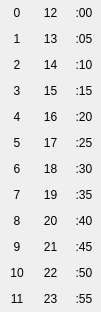
<?xml version="1.0" encoding="UTF-8"?>
<ui version="4.0">
 <class>PopupTime</class>
 <widget class="QWidget" name="PopupTime">
  <property name="geometry">
   <rect>
    <x>0</x>
    <y>0</y>
    <width>101</width>
    <height>312</height>
   </rect>
  </property>
  <property name="contextMenuPolicy">
   <enum>Qt::NoContextMenu</enum>
  </property>
  <property name="windowTitle">
   <string>Time</string>
  </property>
  <layout class="QGridLayout" name="gridLayout">
   <property name="margin">
    <number>0</number>
   </property>
   <property name="spacing">
    <number>0</number>
   </property>
   <item row="0" column="0">
    <widget class="QToolButton" name="prevMonth">
     <property name="sizePolicy">
      <sizepolicy hsizetype="Expanding" vsizetype="Expanding">
       <horstretch>0</horstretch>
       <verstretch>0</verstretch>
      </sizepolicy>
     </property>
     <property name="focusPolicy">
      <enum>Qt::NoFocus</enum>
     </property>
     <property name="toolTip">
      <string>Previous month</string>
     </property>
     <property name="text">
      <string>0</string>
     </property>
     <property name="autoRepeat">
      <bool>false</bool>
     </property>
     <property name="autoRepeatDelay">
      <number>300</number>
     </property>
     <property name="autoRepeatInterval">
      <number>100</number>
     </property>
     <property name="toolButtonStyle">
      <enum>Qt::ToolButtonTextOnly</enum>
     </property>
     <property name="autoRaise">
      <bool>true</bool>
     </property>
     <property name="arrowType">
      <enum>Qt::LeftArrow</enum>
     </property>
    </widget>
   </item>
   <item row="0" column="1">
    <widget class="QToolButton" name="prevMonth_14">
     <property name="sizePolicy">
      <sizepolicy hsizetype="Expanding" vsizetype="Expanding">
       <horstretch>0</horstretch>
       <verstretch>0</verstretch>
      </sizepolicy>
     </property>
     <property name="focusPolicy">
      <enum>Qt::NoFocus</enum>
     </property>
     <property name="toolTip">
      <string>Previous month</string>
     </property>
     <property name="text">
      <string>12</string>
     </property>
     <property name="autoRepeat">
      <bool>false</bool>
     </property>
     <property name="autoRepeatDelay">
      <number>300</number>
     </property>
     <property name="autoRepeatInterval">
      <number>100</number>
     </property>
     <property name="toolButtonStyle">
      <enum>Qt::ToolButtonTextOnly</enum>
     </property>
     <property name="autoRaise">
      <bool>true</bool>
     </property>
     <property name="arrowType">
      <enum>Qt::LeftArrow</enum>
     </property>
    </widget>
   </item>
   <item row="0" column="2">
    <widget class="QToolButton" name="prevMonth_33">
     <property name="sizePolicy">
      <sizepolicy hsizetype="Expanding" vsizetype="Expanding">
       <horstretch>0</horstretch>
       <verstretch>0</verstretch>
      </sizepolicy>
     </property>
     <property name="focusPolicy">
      <enum>Qt::NoFocus</enum>
     </property>
     <property name="toolTip">
      <string>Previous month</string>
     </property>
     <property name="text">
      <string>:00</string>
     </property>
     <property name="autoRepeat">
      <bool>false</bool>
     </property>
     <property name="autoRepeatDelay">
      <number>300</number>
     </property>
     <property name="autoRepeatInterval">
      <number>100</number>
     </property>
     <property name="toolButtonStyle">
      <enum>Qt::ToolButtonTextOnly</enum>
     </property>
     <property name="autoRaise">
      <bool>true</bool>
     </property>
     <property name="arrowType">
      <enum>Qt::LeftArrow</enum>
     </property>
    </widget>
   </item>
   <item row="1" column="0">
    <widget class="QToolButton" name="prevMonth_2">
     <property name="sizePolicy">
      <sizepolicy hsizetype="Expanding" vsizetype="Expanding">
       <horstretch>0</horstretch>
       <verstretch>0</verstretch>
      </sizepolicy>
     </property>
     <property name="focusPolicy">
      <enum>Qt::NoFocus</enum>
     </property>
     <property name="toolTip">
      <string>Previous month</string>
     </property>
     <property name="text">
      <string>1</string>
     </property>
     <property name="autoRepeat">
      <bool>false</bool>
     </property>
     <property name="autoRepeatDelay">
      <number>300</number>
     </property>
     <property name="autoRepeatInterval">
      <number>100</number>
     </property>
     <property name="toolButtonStyle">
      <enum>Qt::ToolButtonTextOnly</enum>
     </property>
     <property name="autoRaise">
      <bool>true</bool>
     </property>
     <property name="arrowType">
      <enum>Qt::LeftArrow</enum>
     </property>
    </widget>
   </item>
   <item row="1" column="1">
    <widget class="QToolButton" name="prevMonth_21">
     <property name="sizePolicy">
      <sizepolicy hsizetype="Expanding" vsizetype="Expanding">
       <horstretch>0</horstretch>
       <verstretch>0</verstretch>
      </sizepolicy>
     </property>
     <property name="focusPolicy">
      <enum>Qt::NoFocus</enum>
     </property>
     <property name="toolTip">
      <string>Previous month</string>
     </property>
     <property name="text">
      <string>13</string>
     </property>
     <property name="autoRepeat">
      <bool>false</bool>
     </property>
     <property name="autoRepeatDelay">
      <number>300</number>
     </property>
     <property name="autoRepeatInterval">
      <number>100</number>
     </property>
     <property name="toolButtonStyle">
      <enum>Qt::ToolButtonTextOnly</enum>
     </property>
     <property name="autoRaise">
      <bool>true</bool>
     </property>
     <property name="arrowType">
      <enum>Qt::LeftArrow</enum>
     </property>
    </widget>
   </item>
   <item row="1" column="2">
    <widget class="QToolButton" name="prevMonth_30">
     <property name="sizePolicy">
      <sizepolicy hsizetype="Expanding" vsizetype="Expanding">
       <horstretch>0</horstretch>
       <verstretch>0</verstretch>
      </sizepolicy>
     </property>
     <property name="focusPolicy">
      <enum>Qt::NoFocus</enum>
     </property>
     <property name="toolTip">
      <string>Previous month</string>
     </property>
     <property name="text">
      <string>:05</string>
     </property>
     <property name="autoRepeat">
      <bool>false</bool>
     </property>
     <property name="autoRepeatDelay">
      <number>300</number>
     </property>
     <property name="autoRepeatInterval">
      <number>100</number>
     </property>
     <property name="toolButtonStyle">
      <enum>Qt::ToolButtonTextOnly</enum>
     </property>
     <property name="autoRaise">
      <bool>true</bool>
     </property>
     <property name="arrowType">
      <enum>Qt::LeftArrow</enum>
     </property>
    </widget>
   </item>
   <item row="2" column="0">
    <widget class="QToolButton" name="prevMonth_3">
     <property name="sizePolicy">
      <sizepolicy hsizetype="Expanding" vsizetype="Expanding">
       <horstretch>0</horstretch>
       <verstretch>0</verstretch>
      </sizepolicy>
     </property>
     <property name="focusPolicy">
      <enum>Qt::NoFocus</enum>
     </property>
     <property name="toolTip">
      <string>Previous month</string>
     </property>
     <property name="text">
      <string>2</string>
     </property>
     <property name="autoRepeat">
      <bool>false</bool>
     </property>
     <property name="autoRepeatDelay">
      <number>300</number>
     </property>
     <property name="autoRepeatInterval">
      <number>100</number>
     </property>
     <property name="toolButtonStyle">
      <enum>Qt::ToolButtonTextOnly</enum>
     </property>
     <property name="autoRaise">
      <bool>true</bool>
     </property>
     <property name="arrowType">
      <enum>Qt::LeftArrow</enum>
     </property>
    </widget>
   </item>
   <item row="2" column="1">
    <widget class="QToolButton" name="prevMonth_19">
     <property name="sizePolicy">
      <sizepolicy hsizetype="Expanding" vsizetype="Expanding">
       <horstretch>0</horstretch>
       <verstretch>0</verstretch>
      </sizepolicy>
     </property>
     <property name="focusPolicy">
      <enum>Qt::NoFocus</enum>
     </property>
     <property name="toolTip">
      <string>Previous month</string>
     </property>
     <property name="text">
      <string>14</string>
     </property>
     <property name="autoRepeat">
      <bool>false</bool>
     </property>
     <property name="autoRepeatDelay">
      <number>300</number>
     </property>
     <property name="autoRepeatInterval">
      <number>100</number>
     </property>
     <property name="toolButtonStyle">
      <enum>Qt::ToolButtonTextOnly</enum>
     </property>
     <property name="autoRaise">
      <bool>true</bool>
     </property>
     <property name="arrowType">
      <enum>Qt::LeftArrow</enum>
     </property>
    </widget>
   </item>
   <item row="2" column="2">
    <widget class="QToolButton" name="prevMonth_31">
     <property name="sizePolicy">
      <sizepolicy hsizetype="Expanding" vsizetype="Expanding">
       <horstretch>0</horstretch>
       <verstretch>0</verstretch>
      </sizepolicy>
     </property>
     <property name="focusPolicy">
      <enum>Qt::NoFocus</enum>
     </property>
     <property name="toolTip">
      <string>Previous month</string>
     </property>
     <property name="text">
      <string>:10</string>
     </property>
     <property name="autoRepeat">
      <bool>false</bool>
     </property>
     <property name="autoRepeatDelay">
      <number>300</number>
     </property>
     <property name="autoRepeatInterval">
      <number>100</number>
     </property>
     <property name="toolButtonStyle">
      <enum>Qt::ToolButtonTextOnly</enum>
     </property>
     <property name="autoRaise">
      <bool>true</bool>
     </property>
     <property name="arrowType">
      <enum>Qt::LeftArrow</enum>
     </property>
    </widget>
   </item>
   <item row="3" column="0">
    <widget class="QToolButton" name="prevMonth_4">
     <property name="sizePolicy">
      <sizepolicy hsizetype="Expanding" vsizetype="Expanding">
       <horstretch>0</horstretch>
       <verstretch>0</verstretch>
      </sizepolicy>
     </property>
     <property name="focusPolicy">
      <enum>Qt::NoFocus</enum>
     </property>
     <property name="toolTip">
      <string>Previous month</string>
     </property>
     <property name="text">
      <string>3</string>
     </property>
     <property name="autoRepeat">
      <bool>false</bool>
     </property>
     <property name="autoRepeatDelay">
      <number>300</number>
     </property>
     <property name="autoRepeatInterval">
      <number>100</number>
     </property>
     <property name="toolButtonStyle">
      <enum>Qt::ToolButtonTextOnly</enum>
     </property>
     <property name="autoRaise">
      <bool>true</bool>
     </property>
     <property name="arrowType">
      <enum>Qt::LeftArrow</enum>
     </property>
    </widget>
   </item>
   <item row="3" column="1">
    <widget class="QToolButton" name="prevMonth_22">
     <property name="sizePolicy">
      <sizepolicy hsizetype="Expanding" vsizetype="Expanding">
       <horstretch>0</horstretch>
       <verstretch>0</verstretch>
      </sizepolicy>
     </property>
     <property name="focusPolicy">
      <enum>Qt::NoFocus</enum>
     </property>
     <property name="toolTip">
      <string>Previous month</string>
     </property>
     <property name="text">
      <string>15</string>
     </property>
     <property name="autoRepeat">
      <bool>false</bool>
     </property>
     <property name="autoRepeatDelay">
      <number>300</number>
     </property>
     <property name="autoRepeatInterval">
      <number>100</number>
     </property>
     <property name="toolButtonStyle">
      <enum>Qt::ToolButtonTextOnly</enum>
     </property>
     <property name="autoRaise">
      <bool>true</bool>
     </property>
     <property name="arrowType">
      <enum>Qt::LeftArrow</enum>
     </property>
    </widget>
   </item>
   <item row="3" column="2">
    <widget class="QToolButton" name="prevMonth_36">
     <property name="sizePolicy">
      <sizepolicy hsizetype="Expanding" vsizetype="Expanding">
       <horstretch>0</horstretch>
       <verstretch>0</verstretch>
      </sizepolicy>
     </property>
     <property name="focusPolicy">
      <enum>Qt::NoFocus</enum>
     </property>
     <property name="toolTip">
      <string>Previous month</string>
     </property>
     <property name="text">
      <string>:15</string>
     </property>
     <property name="autoRepeat">
      <bool>false</bool>
     </property>
     <property name="autoRepeatDelay">
      <number>300</number>
     </property>
     <property name="autoRepeatInterval">
      <number>100</number>
     </property>
     <property name="toolButtonStyle">
      <enum>Qt::ToolButtonTextOnly</enum>
     </property>
     <property name="autoRaise">
      <bool>true</bool>
     </property>
     <property name="arrowType">
      <enum>Qt::LeftArrow</enum>
     </property>
    </widget>
   </item>
   <item row="4" column="0">
    <widget class="QToolButton" name="prevMonth_5">
     <property name="sizePolicy">
      <sizepolicy hsizetype="Expanding" vsizetype="Expanding">
       <horstretch>0</horstretch>
       <verstretch>0</verstretch>
      </sizepolicy>
     </property>
     <property name="focusPolicy">
      <enum>Qt::NoFocus</enum>
     </property>
     <property name="toolTip">
      <string>Previous month</string>
     </property>
     <property name="text">
      <string>4</string>
     </property>
     <property name="autoRepeat">
      <bool>false</bool>
     </property>
     <property name="autoRepeatDelay">
      <number>300</number>
     </property>
     <property name="autoRepeatInterval">
      <number>100</number>
     </property>
     <property name="toolButtonStyle">
      <enum>Qt::ToolButtonTextOnly</enum>
     </property>
     <property name="autoRaise">
      <bool>true</bool>
     </property>
     <property name="arrowType">
      <enum>Qt::LeftArrow</enum>
     </property>
    </widget>
   </item>
   <item row="4" column="1">
    <widget class="QToolButton" name="prevMonth_20">
     <property name="sizePolicy">
      <sizepolicy hsizetype="Expanding" vsizetype="Expanding">
       <horstretch>0</horstretch>
       <verstretch>0</verstretch>
      </sizepolicy>
     </property>
     <property name="focusPolicy">
      <enum>Qt::NoFocus</enum>
     </property>
     <property name="toolTip">
      <string>Previous month</string>
     </property>
     <property name="text">
      <string>16</string>
     </property>
     <property name="autoRepeat">
      <bool>false</bool>
     </property>
     <property name="autoRepeatDelay">
      <number>300</number>
     </property>
     <property name="autoRepeatInterval">
      <number>100</number>
     </property>
     <property name="toolButtonStyle">
      <enum>Qt::ToolButtonTextOnly</enum>
     </property>
     <property name="autoRaise">
      <bool>true</bool>
     </property>
     <property name="arrowType">
      <enum>Qt::LeftArrow</enum>
     </property>
    </widget>
   </item>
   <item row="4" column="2">
    <widget class="QToolButton" name="prevMonth_37">
     <property name="sizePolicy">
      <sizepolicy hsizetype="Expanding" vsizetype="Expanding">
       <horstretch>0</horstretch>
       <verstretch>0</verstretch>
      </sizepolicy>
     </property>
     <property name="focusPolicy">
      <enum>Qt::NoFocus</enum>
     </property>
     <property name="toolTip">
      <string>Previous month</string>
     </property>
     <property name="text">
      <string>:20</string>
     </property>
     <property name="autoRepeat">
      <bool>false</bool>
     </property>
     <property name="autoRepeatDelay">
      <number>300</number>
     </property>
     <property name="autoRepeatInterval">
      <number>100</number>
     </property>
     <property name="toolButtonStyle">
      <enum>Qt::ToolButtonTextOnly</enum>
     </property>
     <property name="autoRaise">
      <bool>true</bool>
     </property>
     <property name="arrowType">
      <enum>Qt::LeftArrow</enum>
     </property>
    </widget>
   </item>
   <item row="5" column="0">
    <widget class="QToolButton" name="prevMonth_6">
     <property name="sizePolicy">
      <sizepolicy hsizetype="Expanding" vsizetype="Expanding">
       <horstretch>0</horstretch>
       <verstretch>0</verstretch>
      </sizepolicy>
     </property>
     <property name="focusPolicy">
      <enum>Qt::NoFocus</enum>
     </property>
     <property name="toolTip">
      <string>Previous month</string>
     </property>
     <property name="text">
      <string>5</string>
     </property>
     <property name="autoRepeat">
      <bool>false</bool>
     </property>
     <property name="autoRepeatDelay">
      <number>300</number>
     </property>
     <property name="autoRepeatInterval">
      <number>100</number>
     </property>
     <property name="toolButtonStyle">
      <enum>Qt::ToolButtonTextOnly</enum>
     </property>
     <property name="autoRaise">
      <bool>true</bool>
     </property>
     <property name="arrowType">
      <enum>Qt::LeftArrow</enum>
     </property>
    </widget>
   </item>
   <item row="5" column="1">
    <widget class="QToolButton" name="prevMonth_25">
     <property name="sizePolicy">
      <sizepolicy hsizetype="Expanding" vsizetype="Expanding">
       <horstretch>0</horstretch>
       <verstretch>0</verstretch>
      </sizepolicy>
     </property>
     <property name="focusPolicy">
      <enum>Qt::NoFocus</enum>
     </property>
     <property name="toolTip">
      <string>Previous month</string>
     </property>
     <property name="text">
      <string>17</string>
     </property>
     <property name="autoRepeat">
      <bool>false</bool>
     </property>
     <property name="autoRepeatDelay">
      <number>300</number>
     </property>
     <property name="autoRepeatInterval">
      <number>100</number>
     </property>
     <property name="toolButtonStyle">
      <enum>Qt::ToolButtonTextOnly</enum>
     </property>
     <property name="autoRaise">
      <bool>true</bool>
     </property>
     <property name="arrowType">
      <enum>Qt::LeftArrow</enum>
     </property>
    </widget>
   </item>
   <item row="5" column="2">
    <widget class="QToolButton" name="prevMonth_34">
     <property name="sizePolicy">
      <sizepolicy hsizetype="Expanding" vsizetype="Expanding">
       <horstretch>0</horstretch>
       <verstretch>0</verstretch>
      </sizepolicy>
     </property>
     <property name="focusPolicy">
      <enum>Qt::NoFocus</enum>
     </property>
     <property name="toolTip">
      <string>Previous month</string>
     </property>
     <property name="text">
      <string>:25</string>
     </property>
     <property name="autoRepeat">
      <bool>false</bool>
     </property>
     <property name="autoRepeatDelay">
      <number>300</number>
     </property>
     <property name="autoRepeatInterval">
      <number>100</number>
     </property>
     <property name="toolButtonStyle">
      <enum>Qt::ToolButtonTextOnly</enum>
     </property>
     <property name="autoRaise">
      <bool>true</bool>
     </property>
     <property name="arrowType">
      <enum>Qt::LeftArrow</enum>
     </property>
    </widget>
   </item>
   <item row="6" column="0">
    <widget class="QToolButton" name="prevMonth_7">
     <property name="sizePolicy">
      <sizepolicy hsizetype="Expanding" vsizetype="Expanding">
       <horstretch>0</horstretch>
       <verstretch>0</verstretch>
      </sizepolicy>
     </property>
     <property name="focusPolicy">
      <enum>Qt::NoFocus</enum>
     </property>
     <property name="toolTip">
      <string>Previous month</string>
     </property>
     <property name="text">
      <string>6</string>
     </property>
     <property name="autoRepeat">
      <bool>false</bool>
     </property>
     <property name="autoRepeatDelay">
      <number>300</number>
     </property>
     <property name="autoRepeatInterval">
      <number>100</number>
     </property>
     <property name="toolButtonStyle">
      <enum>Qt::ToolButtonTextOnly</enum>
     </property>
     <property name="autoRaise">
      <bool>true</bool>
     </property>
     <property name="arrowType">
      <enum>Qt::LeftArrow</enum>
     </property>
    </widget>
   </item>
   <item row="6" column="1">
    <widget class="QToolButton" name="prevMonth_23">
     <property name="sizePolicy">
      <sizepolicy hsizetype="Expanding" vsizetype="Expanding">
       <horstretch>0</horstretch>
       <verstretch>0</verstretch>
      </sizepolicy>
     </property>
     <property name="focusPolicy">
      <enum>Qt::NoFocus</enum>
     </property>
     <property name="toolTip">
      <string>Previous month</string>
     </property>
     <property name="text">
      <string>18</string>
     </property>
     <property name="autoRepeat">
      <bool>false</bool>
     </property>
     <property name="autoRepeatDelay">
      <number>300</number>
     </property>
     <property name="autoRepeatInterval">
      <number>100</number>
     </property>
     <property name="toolButtonStyle">
      <enum>Qt::ToolButtonTextOnly</enum>
     </property>
     <property name="autoRaise">
      <bool>true</bool>
     </property>
     <property name="arrowType">
      <enum>Qt::LeftArrow</enum>
     </property>
    </widget>
   </item>
   <item row="6" column="2">
    <widget class="QToolButton" name="prevMonth_38">
     <property name="sizePolicy">
      <sizepolicy hsizetype="Expanding" vsizetype="Expanding">
       <horstretch>0</horstretch>
       <verstretch>0</verstretch>
      </sizepolicy>
     </property>
     <property name="focusPolicy">
      <enum>Qt::NoFocus</enum>
     </property>
     <property name="toolTip">
      <string>Previous month</string>
     </property>
     <property name="text">
      <string>:30</string>
     </property>
     <property name="autoRepeat">
      <bool>false</bool>
     </property>
     <property name="autoRepeatDelay">
      <number>300</number>
     </property>
     <property name="autoRepeatInterval">
      <number>100</number>
     </property>
     <property name="toolButtonStyle">
      <enum>Qt::ToolButtonTextOnly</enum>
     </property>
     <property name="autoRaise">
      <bool>true</bool>
     </property>
     <property name="arrowType">
      <enum>Qt::LeftArrow</enum>
     </property>
    </widget>
   </item>
   <item row="7" column="0">
    <widget class="QToolButton" name="prevMonth_8">
     <property name="sizePolicy">
      <sizepolicy hsizetype="Expanding" vsizetype="Expanding">
       <horstretch>0</horstretch>
       <verstretch>0</verstretch>
      </sizepolicy>
     </property>
     <property name="focusPolicy">
      <enum>Qt::NoFocus</enum>
     </property>
     <property name="toolTip">
      <string>Previous month</string>
     </property>
     <property name="text">
      <string>7</string>
     </property>
     <property name="autoRepeat">
      <bool>false</bool>
     </property>
     <property name="autoRepeatDelay">
      <number>300</number>
     </property>
     <property name="autoRepeatInterval">
      <number>100</number>
     </property>
     <property name="toolButtonStyle">
      <enum>Qt::ToolButtonTextOnly</enum>
     </property>
     <property name="autoRaise">
      <bool>true</bool>
     </property>
     <property name="arrowType">
      <enum>Qt::LeftArrow</enum>
     </property>
    </widget>
   </item>
   <item row="7" column="1">
    <widget class="QToolButton" name="prevMonth_26">
     <property name="sizePolicy">
      <sizepolicy hsizetype="Expanding" vsizetype="Expanding">
       <horstretch>0</horstretch>
       <verstretch>0</verstretch>
      </sizepolicy>
     </property>
     <property name="focusPolicy">
      <enum>Qt::NoFocus</enum>
     </property>
     <property name="toolTip">
      <string>Previous month</string>
     </property>
     <property name="text">
      <string>19</string>
     </property>
     <property name="autoRepeat">
      <bool>false</bool>
     </property>
     <property name="autoRepeatDelay">
      <number>300</number>
     </property>
     <property name="autoRepeatInterval">
      <number>100</number>
     </property>
     <property name="toolButtonStyle">
      <enum>Qt::ToolButtonTextOnly</enum>
     </property>
     <property name="autoRaise">
      <bool>true</bool>
     </property>
     <property name="arrowType">
      <enum>Qt::LeftArrow</enum>
     </property>
    </widget>
   </item>
   <item row="7" column="2">
    <widget class="QToolButton" name="prevMonth_28">
     <property name="sizePolicy">
      <sizepolicy hsizetype="Expanding" vsizetype="Expanding">
       <horstretch>0</horstretch>
       <verstretch>0</verstretch>
      </sizepolicy>
     </property>
     <property name="focusPolicy">
      <enum>Qt::NoFocus</enum>
     </property>
     <property name="toolTip">
      <string>Previous month</string>
     </property>
     <property name="text">
      <string>:35</string>
     </property>
     <property name="autoRepeat">
      <bool>false</bool>
     </property>
     <property name="autoRepeatDelay">
      <number>300</number>
     </property>
     <property name="autoRepeatInterval">
      <number>100</number>
     </property>
     <property name="toolButtonStyle">
      <enum>Qt::ToolButtonTextOnly</enum>
     </property>
     <property name="autoRaise">
      <bool>true</bool>
     </property>
     <property name="arrowType">
      <enum>Qt::LeftArrow</enum>
     </property>
    </widget>
   </item>
   <item row="8" column="0">
    <widget class="QToolButton" name="prevMonth_9">
     <property name="sizePolicy">
      <sizepolicy hsizetype="Expanding" vsizetype="Expanding">
       <horstretch>0</horstretch>
       <verstretch>0</verstretch>
      </sizepolicy>
     </property>
     <property name="focusPolicy">
      <enum>Qt::NoFocus</enum>
     </property>
     <property name="toolTip">
      <string>Previous month</string>
     </property>
     <property name="text">
      <string>8</string>
     </property>
     <property name="autoRepeat">
      <bool>false</bool>
     </property>
     <property name="autoRepeatDelay">
      <number>300</number>
     </property>
     <property name="autoRepeatInterval">
      <number>100</number>
     </property>
     <property name="toolButtonStyle">
      <enum>Qt::ToolButtonTextOnly</enum>
     </property>
     <property name="autoRaise">
      <bool>true</bool>
     </property>
     <property name="arrowType">
      <enum>Qt::LeftArrow</enum>
     </property>
    </widget>
   </item>
   <item row="8" column="1">
    <widget class="QToolButton" name="prevMonth_16">
     <property name="sizePolicy">
      <sizepolicy hsizetype="Expanding" vsizetype="Expanding">
       <horstretch>0</horstretch>
       <verstretch>0</verstretch>
      </sizepolicy>
     </property>
     <property name="focusPolicy">
      <enum>Qt::NoFocus</enum>
     </property>
     <property name="toolTip">
      <string>Previous month</string>
     </property>
     <property name="text">
      <string>20</string>
     </property>
     <property name="autoRepeat">
      <bool>false</bool>
     </property>
     <property name="autoRepeatDelay">
      <number>300</number>
     </property>
     <property name="autoRepeatInterval">
      <number>100</number>
     </property>
     <property name="toolButtonStyle">
      <enum>Qt::ToolButtonTextOnly</enum>
     </property>
     <property name="autoRaise">
      <bool>true</bool>
     </property>
     <property name="arrowType">
      <enum>Qt::LeftArrow</enum>
     </property>
    </widget>
   </item>
   <item row="8" column="2">
    <widget class="QToolButton" name="prevMonth_35">
     <property name="sizePolicy">
      <sizepolicy hsizetype="Expanding" vsizetype="Expanding">
       <horstretch>0</horstretch>
       <verstretch>0</verstretch>
      </sizepolicy>
     </property>
     <property name="focusPolicy">
      <enum>Qt::NoFocus</enum>
     </property>
     <property name="toolTip">
      <string>Previous month</string>
     </property>
     <property name="text">
      <string>:40</string>
     </property>
     <property name="autoRepeat">
      <bool>false</bool>
     </property>
     <property name="autoRepeatDelay">
      <number>300</number>
     </property>
     <property name="autoRepeatInterval">
      <number>100</number>
     </property>
     <property name="toolButtonStyle">
      <enum>Qt::ToolButtonTextOnly</enum>
     </property>
     <property name="autoRaise">
      <bool>true</bool>
     </property>
     <property name="arrowType">
      <enum>Qt::LeftArrow</enum>
     </property>
    </widget>
   </item>
   <item row="9" column="0">
    <widget class="QToolButton" name="prevMonth_10">
     <property name="sizePolicy">
      <sizepolicy hsizetype="Expanding" vsizetype="Expanding">
       <horstretch>0</horstretch>
       <verstretch>0</verstretch>
      </sizepolicy>
     </property>
     <property name="focusPolicy">
      <enum>Qt::NoFocus</enum>
     </property>
     <property name="toolTip">
      <string>Previous month</string>
     </property>
     <property name="text">
      <string>9</string>
     </property>
     <property name="autoRepeat">
      <bool>false</bool>
     </property>
     <property name="autoRepeatDelay">
      <number>300</number>
     </property>
     <property name="autoRepeatInterval">
      <number>100</number>
     </property>
     <property name="toolButtonStyle">
      <enum>Qt::ToolButtonTextOnly</enum>
     </property>
     <property name="autoRaise">
      <bool>true</bool>
     </property>
     <property name="arrowType">
      <enum>Qt::LeftArrow</enum>
     </property>
    </widget>
   </item>
   <item row="9" column="1">
    <widget class="QToolButton" name="prevMonth_18">
     <property name="sizePolicy">
      <sizepolicy hsizetype="Expanding" vsizetype="Expanding">
       <horstretch>0</horstretch>
       <verstretch>0</verstretch>
      </sizepolicy>
     </property>
     <property name="focusPolicy">
      <enum>Qt::NoFocus</enum>
     </property>
     <property name="toolTip">
      <string>Previous month</string>
     </property>
     <property name="text">
      <string>21</string>
     </property>
     <property name="autoRepeat">
      <bool>false</bool>
     </property>
     <property name="autoRepeatDelay">
      <number>300</number>
     </property>
     <property name="autoRepeatInterval">
      <number>100</number>
     </property>
     <property name="toolButtonStyle">
      <enum>Qt::ToolButtonTextOnly</enum>
     </property>
     <property name="autoRaise">
      <bool>true</bool>
     </property>
     <property name="arrowType">
      <enum>Qt::LeftArrow</enum>
     </property>
    </widget>
   </item>
   <item row="9" column="2">
    <widget class="QToolButton" name="prevMonth_32">
     <property name="sizePolicy">
      <sizepolicy hsizetype="Expanding" vsizetype="Expanding">
       <horstretch>0</horstretch>
       <verstretch>0</verstretch>
      </sizepolicy>
     </property>
     <property name="focusPolicy">
      <enum>Qt::NoFocus</enum>
     </property>
     <property name="toolTip">
      <string>Previous month</string>
     </property>
     <property name="text">
      <string>:45</string>
     </property>
     <property name="autoRepeat">
      <bool>false</bool>
     </property>
     <property name="autoRepeatDelay">
      <number>300</number>
     </property>
     <property name="autoRepeatInterval">
      <number>100</number>
     </property>
     <property name="toolButtonStyle">
      <enum>Qt::ToolButtonTextOnly</enum>
     </property>
     <property name="autoRaise">
      <bool>true</bool>
     </property>
     <property name="arrowType">
      <enum>Qt::LeftArrow</enum>
     </property>
    </widget>
   </item>
   <item row="10" column="0">
    <widget class="QToolButton" name="prevMonth_11">
     <property name="sizePolicy">
      <sizepolicy hsizetype="Expanding" vsizetype="Expanding">
       <horstretch>0</horstretch>
       <verstretch>0</verstretch>
      </sizepolicy>
     </property>
     <property name="focusPolicy">
      <enum>Qt::NoFocus</enum>
     </property>
     <property name="toolTip">
      <string>Previous month</string>
     </property>
     <property name="text">
      <string>10</string>
     </property>
     <property name="autoRepeat">
      <bool>false</bool>
     </property>
     <property name="autoRepeatDelay">
      <number>300</number>
     </property>
     <property name="autoRepeatInterval">
      <number>100</number>
     </property>
     <property name="toolButtonStyle">
      <enum>Qt::ToolButtonTextOnly</enum>
     </property>
     <property name="autoRaise">
      <bool>true</bool>
     </property>
     <property name="arrowType">
      <enum>Qt::LeftArrow</enum>
     </property>
    </widget>
   </item>
   <item row="10" column="1">
    <widget class="QToolButton" name="prevMonth_15">
     <property name="sizePolicy">
      <sizepolicy hsizetype="Expanding" vsizetype="Expanding">
       <horstretch>0</horstretch>
       <verstretch>0</verstretch>
      </sizepolicy>
     </property>
     <property name="focusPolicy">
      <enum>Qt::NoFocus</enum>
     </property>
     <property name="toolTip">
      <string>Previous month</string>
     </property>
     <property name="text">
      <string>22</string>
     </property>
     <property name="autoRepeat">
      <bool>false</bool>
     </property>
     <property name="autoRepeatDelay">
      <number>300</number>
     </property>
     <property name="autoRepeatInterval">
      <number>100</number>
     </property>
     <property name="toolButtonStyle">
      <enum>Qt::ToolButtonTextOnly</enum>
     </property>
     <property name="autoRaise">
      <bool>true</bool>
     </property>
     <property name="arrowType">
      <enum>Qt::LeftArrow</enum>
     </property>
    </widget>
   </item>
   <item row="10" column="2">
    <widget class="QToolButton" name="prevMonth_39">
     <property name="sizePolicy">
      <sizepolicy hsizetype="Expanding" vsizetype="Expanding">
       <horstretch>0</horstretch>
       <verstretch>0</verstretch>
      </sizepolicy>
     </property>
     <property name="focusPolicy">
      <enum>Qt::NoFocus</enum>
     </property>
     <property name="toolTip">
      <string>Previous month</string>
     </property>
     <property name="text">
      <string>:50</string>
     </property>
     <property name="autoRepeat">
      <bool>false</bool>
     </property>
     <property name="autoRepeatDelay">
      <number>300</number>
     </property>
     <property name="autoRepeatInterval">
      <number>100</number>
     </property>
     <property name="toolButtonStyle">
      <enum>Qt::ToolButtonTextOnly</enum>
     </property>
     <property name="autoRaise">
      <bool>true</bool>
     </property>
     <property name="arrowType">
      <enum>Qt::LeftArrow</enum>
     </property>
    </widget>
   </item>
   <item row="11" column="0">
    <widget class="QToolButton" name="prevMonth_12">
     <property name="sizePolicy">
      <sizepolicy hsizetype="Expanding" vsizetype="Expanding">
       <horstretch>0</horstretch>
       <verstretch>0</verstretch>
      </sizepolicy>
     </property>
     <property name="focusPolicy">
      <enum>Qt::NoFocus</enum>
     </property>
     <property name="toolTip">
      <string>Previous month</string>
     </property>
     <property name="text">
      <string>11</string>
     </property>
     <property name="autoRepeat">
      <bool>false</bool>
     </property>
     <property name="autoRepeatDelay">
      <number>300</number>
     </property>
     <property name="autoRepeatInterval">
      <number>100</number>
     </property>
     <property name="toolButtonStyle">
      <enum>Qt::ToolButtonTextOnly</enum>
     </property>
     <property name="autoRaise">
      <bool>true</bool>
     </property>
     <property name="arrowType">
      <enum>Qt::LeftArrow</enum>
     </property>
    </widget>
   </item>
   <item row="11" column="1">
    <widget class="QToolButton" name="prevMonth_17">
     <property name="sizePolicy">
      <sizepolicy hsizetype="Expanding" vsizetype="Expanding">
       <horstretch>0</horstretch>
       <verstretch>0</verstretch>
      </sizepolicy>
     </property>
     <property name="focusPolicy">
      <enum>Qt::NoFocus</enum>
     </property>
     <property name="toolTip">
      <string>Previous month</string>
     </property>
     <property name="text">
      <string>23</string>
     </property>
     <property name="autoRepeat">
      <bool>false</bool>
     </property>
     <property name="autoRepeatDelay">
      <number>300</number>
     </property>
     <property name="autoRepeatInterval">
      <number>100</number>
     </property>
     <property name="toolButtonStyle">
      <enum>Qt::ToolButtonTextOnly</enum>
     </property>
     <property name="autoRaise">
      <bool>true</bool>
     </property>
     <property name="arrowType">
      <enum>Qt::LeftArrow</enum>
     </property>
    </widget>
   </item>
   <item row="11" column="2">
    <widget class="QToolButton" name="prevMonth_29">
     <property name="sizePolicy">
      <sizepolicy hsizetype="Expanding" vsizetype="Expanding">
       <horstretch>0</horstretch>
       <verstretch>0</verstretch>
      </sizepolicy>
     </property>
     <property name="focusPolicy">
      <enum>Qt::NoFocus</enum>
     </property>
     <property name="toolTip">
      <string>Previous month</string>
     </property>
     <property name="text">
      <string>:55</string>
     </property>
     <property name="autoRepeat">
      <bool>false</bool>
     </property>
     <property name="autoRepeatDelay">
      <number>300</number>
     </property>
     <property name="autoRepeatInterval">
      <number>100</number>
     </property>
     <property name="toolButtonStyle">
      <enum>Qt::ToolButtonTextOnly</enum>
     </property>
     <property name="autoRaise">
      <bool>true</bool>
     </property>
     <property name="arrowType">
      <enum>Qt::LeftArrow</enum>
     </property>
    </widget>
   </item>
  </layout>
 </widget>
 <resources>
  <include location="widgets.qrc"/>
 </resources>
 <connections/>
</ui>
